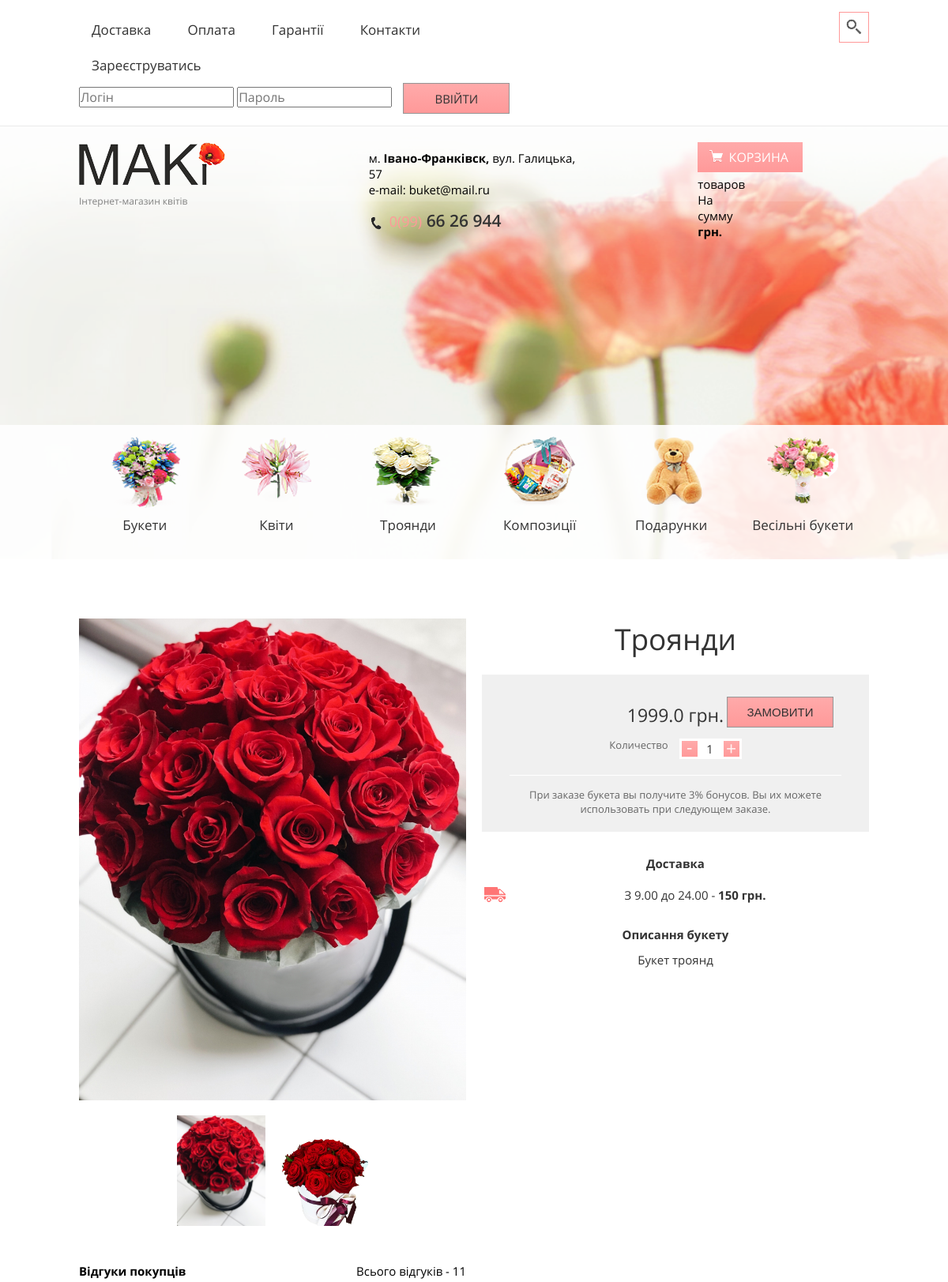
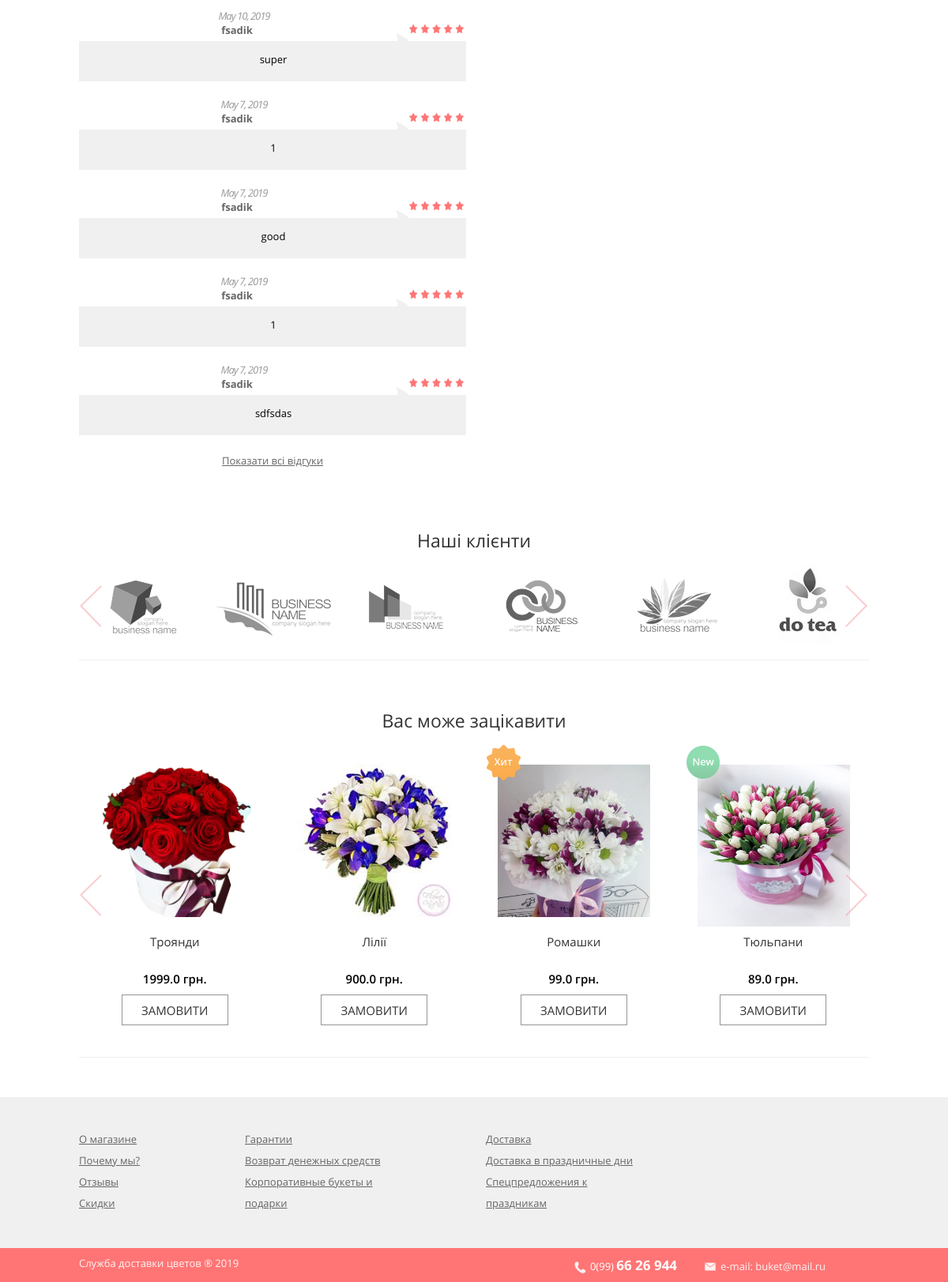
The page /1 on the database its author committed (2 pictures, top to bottom).
### My_Projects/shop/models.py (models this page shows, shortened)
class Good(models.Model):
    name = models.CharField(max_length=120, null=False, blank=False, help_text='назва товару')
    price = models.FloatField(blank=False, null=False, default=0, help_text='ціна товару')
    quantity = models.IntegerField(default=0, help_text="кількість доступних одиниць")
    description = models.CharField(max_length=500, help_text='описання товару')
    category = models.CharField(max_length=1, choices=(('b', 'bouket'), ('g', 'gift'), ('c', 'composition')),
                                default='b')
    good_item = models.CharField(max_length=11,
                                 choices=(('item_hit', 'item_hit'),
                                          ('item_action', 'item_action'),
                                          ('item_new', 'item_new'),
                                          ('', '')),
                                 default='', blank=True)
    img_content = models.ImageField(upload_to='static/content/', help_text='картинка для переліку', default='')
    img1 = models.ImageField(upload_to='static/img/', help_text='перша картинка для відображення')
    img2 = models.ImageField(upload_to='static/img/',
                             help_text='ще одна картинка для відображення', blank=True, null=True)
    img3 = models.ImageField(upload_to='static/img/',
                             help_text='картинка для відображення', blank=True, null=True)
    def __str__(self):
        return self.name + " " + "(" + self.description + ")" + " за ціною " + str(self.price) + " грн"

class Reviews(models.Model):
    good = models.ForeignKey(Good, on_delete=models.CASCADE)
    user = models.ForeignKey(User, on_delete=models.CASCADE)
    text = models.CharField(max_length=250)
    rating = models.IntegerField(choices=((1, 1), (2, 2), (3, 3), (4, 4), (5, 5)), default=5)
    date = models.DateField(auto_now=True)
    class Meta:
        ordering = ['-date']

### My_Projects/shop/views.py (the view, shortened to what this page needs)
# urls.py: path('<int:pk>', views.details, name="detail"),
def details(request, pk):
    print(pk)
    quantity = 0
    total = 0
    context = {'good': Good.objects.get(id=pk),
               'top_reviews': Reviews.objects.filter(good_id=pk)[:5],
               'count_reviews': Reviews.objects.filter(good_id=pk),
               'top_goods': Good.objects.all()}
    print(context['top_goods'])
    try:
        context['reviews'] = Reviews.objects.get(good_id=pk)
    except:
        pass
    return render(request, "shop/detail.html", context)

### My_Projects/templates/shop/detail.html (shortened to what this page needs)
{% extends 'shop/base.html' %}
{% load static %}
{% block content %}
    <div class="about">
        <div class="wrapper clearfix">
            <div class="col_pull">
                <div class="col_x2">
                    <div class="about__gallery">
                        <div class="gallery__img">
                        </div>
                        <div class="img__sm_wrap">
                            <div class="gallery__img_sm">
                                <a href="{{ good.img1 }}" data-marker="1" data-alt="">
                                    <img src="{{ good.img1 }}" alt="bouquets details">
                                </a>
                            </div>
                            <div class="gallery__img_sm">
                                <a href="{{ good.img2 }}" data-marker="2" data-alt="">
                                    <img src="{{ good.img2 }}" alt="bouquets details">
                                </a>
                            </div>
                        </div>
                    </div>
                    <div class="comments_md">
                        <div class="comments__top clearfix">
                            <span class="comments__title">Відгуки покупців</span>
                            <span class="comments__quantity">Всього відгуків - {{ count_reviews.all.count}}</span>
                        </div>
                        {% for review in top_reviews %}
                            <div class="comments__item">
                                <div class="comment__header clearfix">
                                    <div class="stars_recall rating_1x rating_2x rating_3x rating_4x rating_5x"></div>
                                    <p class="comment__date">{{ review.date }}</p>
                                    <p class="comment__name">{{ review.user.username }}</p>
                                </div>
                                <div class="comment__text">{{ review.text }}</div>
                            </div>
                        {% endfor %}
                        <div class="comments__footer">
                            {% if good.reviews_set.all.count  > 5 %}
                                <a href="{% url 'shop:allreviews' good.id %}" class="comments__show-more"
                                   target="_blank">Показати всі відгуки</a>
                            {% endif %}
                        </div>
                    </div>
                </div>
                <div class="col_x2">
                    <div class="order">
                        <p class="order__title">{{ good.name }}</p>
                        <div class="order__container">
                            <div class="order__main clearfix">
                                <form method="post" action="{% url 'shop:add_to_basket' good.id %}">
                                    <div class="order__price-container">
                                        <p class="order__price">{{ good.price }} грн.</p>
                                        <div class="order__quantity">
                                            <p class="order__quantity-text">Количество</p>
                                             <div class="order__quantity-container"><a href="#"
                                                                                  class="order__quantity-button order__minus">-</a>
                                            <input type="text" value="1" name="q"
                                                   maxlength="4" class="order__count"><a href="#"
                                                                                         class="order__quantity-button order__plus">+</a>
                                        </div>
                                        </div>
                                    </div>
                                    <div class="order__button-container">
                                        <button type="submit" class="btn_form order__quantity-button">Замовити</button>
                                    </div>
                                </form>
                            </div>
                            <div class="order__footer">При заказе букета вы получите 3% бонусов. Вы их
                                можете использовать при следующем заказе.
                            </div>
                        </div>
                    </div>
                    <div class="delivery">
                        <p class="delivery__title">Доставка</p>
                        <p class="delivery__item delivery__standart">З 9.00 до 24.00 - <span>150 грн.</span></p>
                    </div>
                    <div class="description">
                        <p class="description__title">Описання букету</p>
                        <p class="description__text">{{ good.description}}</p>
                    </div>
                </div>
            </div>
            <div class="clearfix"></div>
            <div class="partners__carousel">
                <div class="section__title carousel__title">Наші клієнти</div>
                <ul class="clearfix" id="partners">
                    <li>
                        <a href="#">
                            <img src="{% static 'home/img/../../shop/static/home/img/partners_logo1.png' %}" alt="">
                        </a>
                    </li>
                    <li>
                        <a href="#">
                            <img src="{% static 'home/img/../../shop/static/home/img/partners_logo2.png' %}" alt="">
                        </a>
                    </li>
                    <li>
                        <a href="#">
                            <img src="{% static 'home/img/../../shop/static/home/img/partners_logo3.png' %}" alt="">
                        </a>
                    </li>
                    <li>
                        <a href="#">
                            <img src="{% static 'home/img/../../shop/static/home/img/partners_logo4.png' %}" alt="">
                        </a>
                    </li>
                    <li>
                        <a href="#">
                            <img src="{% static 'home/img/../../shop/static/home/img/partners_logo5.png' %}" alt="">
                        </a>
                    </li>
                    <li>
                        <a href="#">
                            <img src="{% static 'home/img/../../shop/static/home/img/partners_logo6.jpg' %}" alt="">
                        </a>
                    </li>
                </ul>
            </div>
            <div class="product__carousel">
                <div class="section__title carousel__title">Вас може зацікавити</div>
                <ul class="clearfix" id="gallery">
                    {% for goods in top_goods %}
                        <li>
                            <div class="goods__item {{ goods.good_item }}">
                                <a href="{% url 'shop:detail' goods.id %}">
                                    <div class="goods__img">
                                        <img src="{{ goods.img_content.url }}" alt="gift">
                                    </div>
                                </a>
                                <a class="goods__name" href="{% url 'shop:detail' goods.id %}">{{ goods.name }}</a>
                                <p class="goods__price">{{ goods.price }} грн.</p>
                                <a href="{% url 'shop:add_to_basket' good.id %}?q=1" class="goods__btn">Замовити</a>
                            </div>
                        </li>
                    {% endfor %}
                </ul>
            </div>
{% endblock %}

### My_Projects/shop/static/home/css/styles.css (style rules this page uses)
main img { max-width: 100%; }

### rows shown on the page
Good: img1 (picture), img2 (picture), name "Троянди", price "1999.0", description "Букет троянд", img_content (picture)
Reviews: date "May 10, 2019", user.username "fsadik", text "super"
Reviews: date "May 7, 2019", user.username "fsadik", text "1"
Reviews: date "May 7, 2019", user.username "fsadik", text "good"
Reviews: date "May 7, 2019", user.username "fsadik", text "1"
Reviews: date "May 7, 2019", user.username "fsadik", text "sdfsdas"
Good: img_content (picture), name "Лілії", price "900.0"
Good: img_content (picture), name "Ромашки", price "99.0"
Good: img_content (picture), name "Тюльпани", price "89.0"

### other values the page prints
{{ count_reviews.all.count }} "11"
